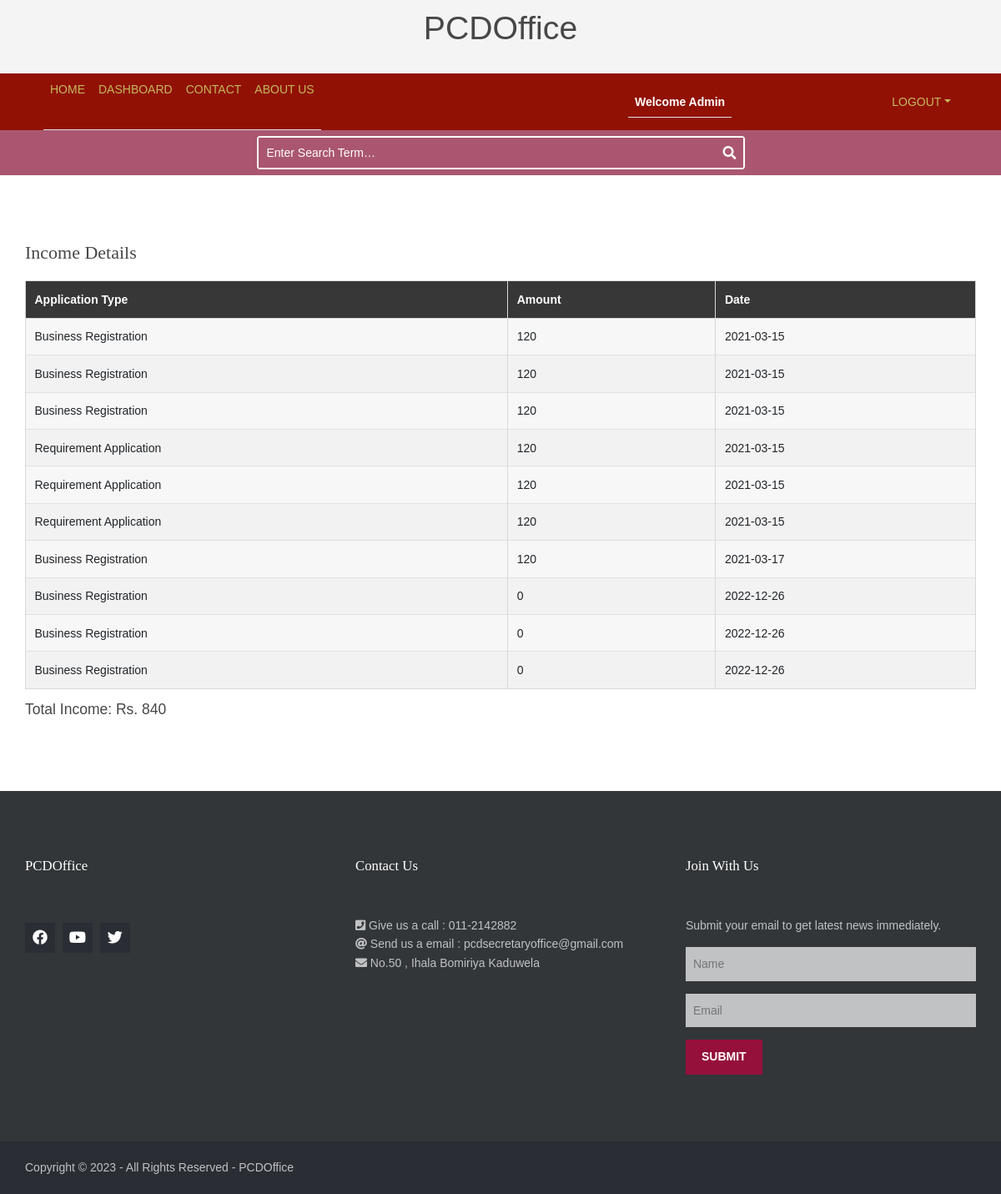
The page /income.php (signed in) on the database its author committed.
### tables this page shows
CREATE TABLE `income` (
  `id` int(11) NOT NULL,
  `application_id` int(11) NOT NULL,
  `application_type` int(11) NOT NULL,
  `amount` double NOT NULL,
  `date` datetime NOT NULL DEFAULT current_timestamp()
);

### income.php (the view, shortened to what this page needs)
<?php
include 'support/header.php';
?>
<div class="container">
    <?php
    $sql = "select * from income";
    $result = mysqli_query($conn, $sql);
    $data = mysqli_fetch_all($result, MYSQLI_ASSOC);
    ?>
    <h1>Income details</h1>
    <table class="table table-hover table-striped">
        <tr>
            <th>
                Application Type
            </th>
            <th>
                Amount
            </th>
            <th>
                Date
            </th>
        </tr>
        <?php
        foreach ($data as $obj) {
            $type =  $obj['application_type'];
            if ($type == '1') {
                $app_type = 'Business Registration';
            } else {
                $app_type = 'Requirement Application';
            }
        ?>
            <tr>
                <td><?php echo $app_type; ?></td>
                <td><?php echo $obj['amount']; ?></td>
                <td><?php echo date('Y-m-d', strtotime($obj['date'])); ?></td>
            </tr>
        <?php
        }
        ?>
    </table>
    <?php
    $sql = "select sum(amount) as total from income";
    $rs = mysqli_query($conn, $sql);
    if ($row = mysqli_fetch_array($rs)) {
        $total = $row["total"];
        echo "<h3 class='h5'>Total Income: Rs. $total</h1>";
    }
    ?>
</div>
<?php
include 'support/footer.php';
?>

### layout/styles/layout.css (style rules this page uses)
.container { padding: 80px 0; }
table, th, td { border: 1px solid; border-collapse: collapse; vertical-align: top; }
table, th { table-layout: auto; }
table { width: 100%; margin-bottom: 15px; }
th, td { padding: 5px 8px; }
td { border-width: 0 1px; }
body { color: #474747; background-color: #ffffff; }
table, th, td, #comments .avatar, #comments input, #comments textarea { border-color: #d7d7d7; }
th { color: #ffffff; background-color: #373737; }
tr, #comments li, #comments input[type="submit"], #comments input[type="reset"] { color: inherit; background-color: #fbfbfb; }
tr:nth-child(even), #comments li:nth-child(even) { color: inherit; background-color: #f7f7f7; }

### layout/styles/framework.css (style rules this page uses)
html { overflow-y:scroll; overflow-x:hidden; }
html, body { margin:0; padding:0; font-size:14px; line-height:1.6em; }
*, *::before, *::after { box-sizing:border-box; }
body, input, textarea, select { font-family:Verdana, Geneva, sans-serif; }
h1, h2, h3, h4, h5, h6, .heading { font-family:Georgia, "Times New Roman", Times, serif; }
::placeholder { opacity:1; }
h1, h2, h3, h4, h5, h6, .heading { margin:0 0 20px 0; font-size:22px; line-height:normal; font-weight:normal; text-transform:capitalize; }

### rows shown on the page
income: application_type "Business Registration", amount "120", date "2021-03-15"
income: application_type "Business Registration", amount "120", date "2021-03-15"
income: application_type "Business Registration", amount "120", date "2021-03-15"
income: application_type "Requirement Application", amount "120", date "2021-03-15"
income: application_type "Requirement Application", amount "120", date "2021-03-15"
income: application_type "Requirement Application", amount "120", date "2021-03-15"
income: application_type "Business Registration", amount "120", date "2021-03-17"
income: application_type "Business Registration", amount "0", date "2022-12-26"
income: application_type "Business Registration", amount "0", date "2022-12-26"
income: application_type "Business Registration", amount "0", date "2022-12-26"

### other values the page prints
$_SESSION['username'] "Admin"
$total "840"
